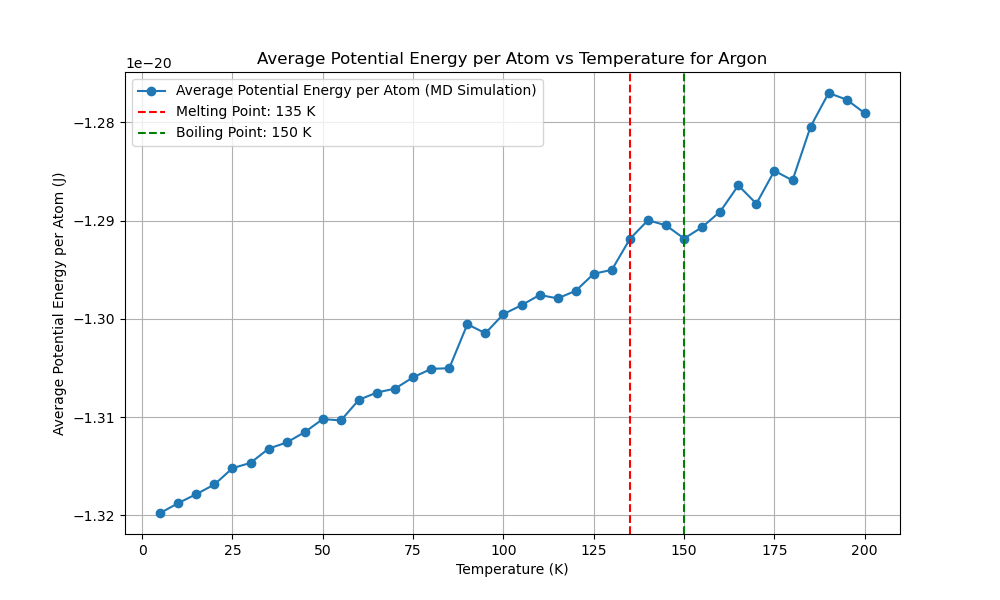

Source code (Python):
import numpy as np
import matplotlib.pyplot as plt
from scipy.optimize import minimize
from multiprocessing import Pool
import time
from reportlab.lib.pagesizes import letter
from reportlab.pdfgen import canvas
from tqdm import tqdm
from numba import njit, prange
import logging
import os

# Get the directory of the current script
script_dir = os.path.dirname(os.path.abspath(__file__))
script_base_name = os.path.splitext(os.path.basename(__file__))[0]

# Set up logging with the script's base name and directory
log_file_path = os.path.join(script_dir, f'{script_base_name}.log')
logging.basicConfig(filename=log_file_path, 
            level=logging.INFO, format='%(asctime)s:%(levelname)s:%(message)s')

EPSILON = 1.654017502e-21  
SIGMA = 3.405e-10  
MASS = 6.63e-26  
K_B = 1.38e-23 

def create_fcc_lattice(a, n):
    """Create an FCC lattice."""
    base = np.array([[0, 0, 0],
                     [0.5, 0.5, 0], [0.5, 0, 0.5], [0, 0.5, 0.5]])
    positions = np.zeros((n**3 * 4, 3))
    index = 0
    for x in range(n):
        for y in range(n):
            for z in range(n):
                offset = np.array([x, y, z])
                for b in base:
                    positions[index] = (offset + b) * a
                    index += 1
    return positions

@njit
def lennard_jones(r2):
    """Calculate the Lennard-Jones potential and force."""
    r6 = (SIGMA ** 2 / r2) ** 3
    r12 = r6 ** 2
    potential = 4 * EPSILON * (r12 - r6)
    force = 24 * EPSILON * (2 * r12 - r6) / r2
    return potential, force

@njit
def apply_pbc(position, box_length):
    """Apply periodic boundary conditions."""
    return position - box_length * np.round(position / box_length)

@njit
def custom_norm(arr, axis=1):
    """Compute the norm along a specified axis."""
    if axis == 1:
        return np.sqrt(np.sum(arr**2, axis=1))
    elif axis == 0:
        return np.sqrt(np.sum(arr**2, axis=0))
    else:
        raise ValueError("Invalid axis")

@njit(parallel=True)
def compute_forces(positions, box_length):
    """Compute forces using Lennard-Jones potential with PBC."""
    N = len(positions)
    forces = np.zeros_like(positions)
    potential_energy = 0.0

    for i in prange(N):
        for j in range(i + 1, N):
            r_vec = apply_pbc(positions[i] - positions[j], box_length)
            r2 = np.dot(r_vec, r_vec)
            if r2 < (2.5 * SIGMA) ** 2:
                potential, force = lennard_jones(r2)
                f = force * r_vec
                forces[i] += f
                forces[j] -= f
                potential_energy += potential
                
    return forces, potential_energy

@njit
def velocity_verlet_adaptive(positions,
            velocities, forces, dt, box_length, max_force_threshold=1e-13):
    """Velocity-Verlet integration with adaptive time step."""
    new_positions = positions + velocities * dt + 0.5 * forces * dt**2 / MASS
    new_positions = apply_pbc(new_positions, box_length)
    new_forces, _ = compute_forces(new_positions, box_length)
    max_force = np.max(custom_norm(new_forces, axis=1))
    
    if max_force > max_force_threshold:
        dt = max(0.9 * dt * (max_force_threshold / max_force)**0.5, 1e-16)
    
    new_velocities = velocities + 0.5 * (forces + new_forces) * dt / MASS
    return new_positions, new_velocities, new_forces, dt

@njit
def standard_verlet_adaptive(positions,
    velocities, forces, dt, box_length, max_force_threshold=1e-13):
    """Standard Verlet integration with adaptive time step."""
    new_positions = positions + velocities * dt + 0.5 * forces * dt**2 / MASS
    new_positions = apply_pbc(new_positions, box_length)
    new_forces, _ = compute_forces(new_positions, box_length)
    max_force = np.max(custom_norm(new_forces, axis=1))

    if max_force > max_force_threshold:
        dt = max(0.9 * dt * (max_force_threshold / max_force)**0.5, 1e-16)

    new_velocities = velocities + new_forces * dt / MASS
    return new_positions, new_velocities, new_forces, dt

@njit
def leapfrog_verlet_adaptive(positions,
    velocities, forces, dt, box_length, max_force_threshold=1e-13):
    """Leapfrog Verlet integration with adaptive time step."""
    half_dt = 0.5 * dt
    velocities_half = velocities + forces * half_dt / MASS
    new_positions = positions + velocities_half * dt
    new_positions = apply_pbc(new_positions, box_length)
    new_forces, _ = compute_forces(new_positions, box_length)
    max_force = np.max(custom_norm(new_forces, axis=1))

    if max_force > max_force_threshold:
        dt = max(0.9 * dt * (max_force_threshold / max_force)**0.5, 1e-16)

    new_velocities = velocities_half + new_forces * half_dt / MASS
    return new_positions, new_velocities, new_forces, dt




def adaptive_equilibration(positions, velocities, forces, dt, box_length,
                           verlet_algorithm, initial_equilibration_window=10,
                           initial_threshold=5e-25, min_threshold=5e-27,
                           max_threshold=5e-21, max_steps=100):
    """Perform adaptive equilibration with dynamic threshold and window adjustment."""
    equilibration_steps = 0
    window_size = initial_equilibration_window
    recent_potential_energies = np.zeros(window_size)
    index = 0
    forces, _ = compute_forces(positions, box_length)
    threshold = initial_threshold
    equilibration_window = initial_equilibration_window
    
    with tqdm(total=equilibration_window, desc="Equilibration") as pbar:
        while equilibration_steps < max_steps:
            positions, velocities, forces, dt = verlet_algorithm(positions,
                velocities, forces, dt, box_length)
            _, potential_energy = compute_forces(positions, box_length)
            
            recent_potential_energies[index % window_size] = potential_energy # to Reduce Ram 
            index += 1
            
            if index >= window_size:
                mean_potential_energy = np.mean(recent_potential_energies)
                std_potential_energy = np.std(recent_potential_energies)
                logging.info(f"((len(recent_p_energies) > equiwindow)) STD: {std_potential_energy:.5e}, MEAN: {mean_potential_energy:.5e}")

                # Dynamically adjust the threshold based on the standard deviation
                if std_potential_energy > threshold:
                    threshold = min(threshold * 1.5, max_threshold)
                    new_window_size = min(int(window_size * 1.00), len(recent_potential_energies) * 1.0)
                    if new_window_size > window_size:
                        recent_potential_energies = np.resize(recent_potential_energies, new_window_size)
                        window_size = new_window_size
                    logging.info(f"((std_potential_energy > threshold)) threshold: {threshold:.5e}, MEAN: {mean_potential_energy:.5e}")
                else:
                    threshold = max(threshold * 0.6, min_threshold)
                    logging.info(f"((std_potential_energy < threshold)) threshold: {threshold:.5e}, MEAN: {mean_potential_energy:.5e}")

                if std_potential_energy < threshold and np.abs(potential_energy - mean_potential_energy) < threshold:
                    logging.info(f"Equilibration completed in {equilibration_steps} steps with dt={dt:.2e}")
                    break
                
                pbar.update(1)
            equilibration_steps += 1
            if equilibration_steps % 1000 == 0:
                logging.info(f"Step {equilibration_steps}: Potential Energy = {potential_energy:.5e}, dt = {dt:.2e}")
    
    return positions, velocities, forces, dt, equilibration_steps




def run_md_for_temperature(T, seed, verlet_algorithm,
                           dt, sampling_steps=60000):
    """Run MD simulation for a single temperature using the specified Verlet algorithm."""
    np.random.seed(seed)
    a = 5.26e-10  # Initial guess for the lattice parameter
    n = 3  # Number of unit cells in each dimension
    positions = create_fcc_lattice(a, n)
    box_length = n * a  # Length of the simulation box
    N = len(positions)
    
   
    velocities = np.random.randn(N, 3) * np.sqrt(K_B * 5 / MASS)
    forces, _ = compute_forces(positions, box_length)

    # Rescale velocities to the desired temperature
    current_temperature = np.sum(MASS * np.sum(velocities**2, axis=1)) / (3 * N * K_B)
    scale_factor = np.sqrt(T / current_temperature)
    velocities *= scale_factor

    # Adaptive equilibration
    positions, velocities, forces, dt, equilibration_steps = adaptive_equilibration(
        positions, velocities, forces,
        dt, box_length, verlet_algorithm)

    logging.info(f"Equilibration steps: {equilibration_steps}")

    print(f"Equilibration steps: {equilibration_steps}")

    potential_energy = 0
    initial_total_energy = 0
    count = 0
    total_energy_drift = 0

    with tqdm(total=sampling_steps, desc="Progress") as pbar:
        potential_energy = 0
        count = 0
        total_energy_drift = 0
        initial_total_energy = None
    
        for step in range(sampling_steps):
            positions, velocities, forces, dt = verlet_algorithm(
                positions, velocities, forces, dt, box_length
            )
            kinetic_energy = 0.5 * MASS * np.sum(velocities**2)
            _, potential_energy_step = compute_forces(positions, box_length)
            total_energy = kinetic_energy + potential_energy_step
            potential_energy += potential_energy_step
    
            if step == 0:
                initial_total_energy = total_energy
    
            total_energy_drift += abs(total_energy - initial_total_energy)
            count += 1
            pbar.update(1)
            if step % 1000 == 0:
                logging.info(f"Step {step}: Kinetic Energy = {kinetic_energy:.5e}, Potential Energy = {potential_energy_step:.5e}, Total Energy = {total_energy:.5e}")
        
        average_potential_energy = potential_energy / count / N  
        energy_drift = total_energy_drift / count
    
    return dt, average_potential_energy, energy_drift

def potential_energy_for_lattice(a):
    """Calculate potential energy for a given lattice parameter."""
    positions = create_fcc_lattice(a, 3)
    box_length = 3 * a
    _, potential_energy = compute_forces(positions, box_length)
    return potential_energy

def optimize_lattice_parameter():
    """Optimize the lattice parameter."""
    initial_guesses = np.linspace(5e-10, 6e-10, 1000)
    results = [minimize(potential_energy_for_lattice,
                        [guess], bounds=[(5e-10, 6e-10)]) for
               guess in initial_guesses]
    best_result = min(results, key=lambda x: x.fun)
    return best_result.x[0]

def test_time_steps(T, seed, verlet_algorithm,
                    time_steps, sampling_steps=60000):
    """Test different time steps."""
    with Pool(16) as pool:
        args = [(T, seed, verlet_algorithm,
                 dt, sampling_steps) for dt in time_steps]
        results = pool.starmap(run_md_for_temperature, args)
    return results

def run_preliminary_steps_parallel(temperatures, seeds,
                   verlet_algorithms, algorithm_names, 
               time_steps, preliminary_steps):
    """Run preliminary steps sequentially."""
    results = []
    for alg in verlet_algorithms:
        alg_results = []
        for T, seed, dt in zip(temperatures, seeds, time_steps):
            result = run_md_for_temperature(T, seed, alg,
                                            dt, preliminary_steps)
            alg_results.append(result)
        results.append(alg_results)
    
    potential_energies_per_algorithm = []
    energy_drifts_per_algorithm = []
    best_time_steps = []

    for i, alg_results in enumerate(results):
        if len(alg_results) == 0:
            print(f"No results for algorithm {algorithm_names[i]}")  
            logging.warning(f"No results for algorithm {algorithm_names[i]}")
            
            continue
        potential_energies = [res[1] for res in alg_results]
        energy_drifts = [res[2] for res in alg_results]
        best_time_step = time_steps[np.argmin([res[2] for res in alg_results])]
        
        potential_energies_per_algorithm.append(np.mean(potential_energies))
        energy_drifts_per_algorithm.append(np.mean(energy_drifts))
        best_time_steps.append(best_time_step)
    
    return potential_energies_per_algorithm, energy_drifts_per_algorithm, best_time_steps



def find_best_sampling_steps(T, seed, verlet_algorithm,
                time_step, sampling_step_range):
    """Find the best sampling steps."""
    results = []
    for sampling_steps in sampling_step_range:
        dt, potential_energy, energy_drift = run_md_for_temperature(T, seed,
                            verlet_algorithm, time_step, sampling_steps)
        results.append((sampling_steps, potential_energy, energy_drift))
    return results






def find_critical_boiling_melting_points(temperatures, potential_energies):
    # Compute the first and second derivatives
    first_derivative = np.gradient(potential_energies, temperatures)
    second_derivative = np.gradient(first_derivative, temperatures)
    
    # Critical point: maximum in the second derivative
    critical_point_index = np.argmax(second_derivative)
    critical_point = temperatures[critical_point_index]

    # Boiling point: second highest in the second derivative before the critical point
    pre_critical_second_derivative = second_derivative[:critical_point_index]
    boiling_point_index = np.argmax(pre_critical_second_derivative)
    boiling_point = temperatures[boiling_point_index]

    # Melting point: maximum in the first derivative before the boiling point
    pre_boiling_first_derivative = first_derivative[:boiling_point_index]
    melting_point_index = np.argmax(pre_boiling_first_derivative)
    melting_point = temperatures[melting_point_index]

    return melting_point, boiling_point, critical_point








def plot_potential_energy_vs_temperature(temperatures, potential_energies, melting_point, boiling_point, critical_point):
    plt.figure(figsize=(10, 6))
    plt.plot(temperatures, potential_energies, marker='o', linestyle='-', label='Average Potential Energy (MD Simulation)')
    plt.xlabel('Temperature (K)')
    plt.ylabel('Average Potential Energy (J)')
    plt.title('Average Potential Energy vs Temperature for Argon')

    if melting_point is not None:
        plt.axvline(melting_point, color='r', linestyle='--', label=f'Melting Point: {melting_point} K')
    if boiling_point is not None:
        plt.axvline(boiling_point, color='g', linestyle='--', label=f'Boiling Point: {boiling_point} K')
    if critical_point is not None:
        plt.axvline(critical_point, color='b', linestyle='--', label=f'Critical Point: {critical_point} K')
    
    plt.legend()
    plt.grid(True)
    plt.show()








def generate_pdf_report(melting_point, boiling_point, a_opt, temperatures, potential_energies, runtime, best_algorithm_name, best_time_step, reason):
    script_base_name = os.path.splitext(os.path.basename(__file__))[0]
    filename = os.path.join(script_dir, f"{script_base_name}.pdf")
    plot_filename = os.path.join(script_dir, f"{script_base_name}.png")

    c = canvas.Canvas(filename, pagesize=letter)
    width, height = letter

    c.drawString(50, height - 50, "Molecular Dynamics Simulation Report")
    c.drawString(50, height - 70, f"Optimized Lattice Parameter: {a_opt:.4e} m")
    if melting_point is not None:
        c.drawString(50, height - 90, f"Melting Point: {melting_point} K")
    if boiling_point is not None:
        c.drawString(50, height - 110, f"Boiling Point: {boiling_point} K")
    c.drawString(50, height - 130, f"Total Runtime: {runtime:.2f} seconds")
    c.drawString(50, height - 150, f"Best Verlet Algorithm: {best_algorithm_name}")
    c.drawString(50, height - 170, f"Best Time Step: {best_time_step:.2e} s")

    reason_text = f"Reason: {reason}"
    max_chars_per_line = 78
    wrapped_reason = "\n".join([reason_text[i:i + max_chars_per_line] for i in range(0, len(reason_text), max_chars_per_line)])
    for i, line in enumerate(wrapped_reason.split('\n')):
        c.drawString(50, height - 190 - i * 20, line)

    plt.figure(figsize=(10, 6))
    plt.plot(temperatures, potential_energies, marker='o', linestyle='-', label='Average Potential Energy per Atom (MD Simulation)')
    plt.xlabel('Temperature (K)')
    plt.ylabel('Average Potential Energy per Atom (J)')
    plt.title('Average Potential Energy per Atom vs Temperature for Argon')
    if melting_point is not None:
        plt.axvline(melting_point, color='r', linestyle='--', label=f'Melting Point: {melting_point} K')
    if boiling_point is not None:
        plt.axvline(boiling_point, color='g', linestyle='--', label=f'Boiling Point: {boiling_point} K')
    plt.legend()
    plt.grid(True)
    plt.savefig(plot_filename)
    plt.close()

    try:
        c.drawImage(plot_filename, 50, 200, width=500, height=300)
    except FileNotFoundError:
        logging.error(f"File {plot_filename} not found. Skipping image in the PDF report.")

    c.save()



def main():
    """Main function to run the MD simulation."""
    start_time = time.time()

    a_opt = optimize_lattice_parameter()
    print(f"Optimized lattice parameter: {a_opt}")
    logging.info(f"Optimized lattice parameter: {a_opt}")

    temperatures = np.arange(5, 205, 5)
    preliminary_temperatures = np.arange(5, 205, 90)

    time_steps = [1e-14
        # 1e-15, 5e-16, 1e-16, 5e-15
    ]

    seeds = np.random.randint(0, 10000, len(temperatures))
    preliminary_seeds = np.random.randint(0, 10000, len(preliminary_temperatures))

    verlet_algorithms = [
        velocity_verlet_adaptive,
        standard_verlet_adaptive,
        leapfrog_verlet_adaptive
    ]
    algorithm_names = [
        "Velocity-Verlet (Adaptive)",
        "Standard Verlet (Adaptive)",
        "Leapfrog Verlet (Adaptive)"
    ]

    preliminary_steps = 80
    potential_energies_per_algorithm, energy_drifts_per_algorithm, best_time_steps = run_preliminary_steps_parallel(
        preliminary_temperatures,
        preliminary_seeds,
        verlet_algorithms,
        algorithm_names, time_steps, preliminary_steps)

    if not potential_energies_per_algorithm or not energy_drifts_per_algorithm or not best_time_steps:
        print("Error: No valid preliminary results obtained.")
        logging.error("No valid preliminary results obtained.")
        return

    best_algorithm_index = np.argmin([pe + ed for pe, ed in zip(potential_energies_per_algorithm, energy_drifts_per_algorithm)])
    best_verlet_algorithm = verlet_algorithms[best_algorithm_index]
    best_algorithm_name = algorithm_names[best_algorithm_index]
    best_time_step = best_time_steps[best_algorithm_index]
    reason = (f"Lowest average potential energy ({potential_energies_per_algorithm[best_algorithm_index]:.2e} J) "
              f"and minimal energy drift ({energy_drifts_per_algorithm[best_algorithm_index]:.2e} J) "
              f"during preliminary simulation.")
    print(f"Best Verlet algorithm: {best_algorithm_name}")
    print(f"Best time step: {best_time_step}")

    sampling_step_range = [100,300,500
        # 20000, 40000, 60000
        ]
    
    
    sampling_results = []
    for T, seed in zip(preliminary_temperatures, preliminary_seeds):
        results = find_best_sampling_steps(T, seed, best_verlet_algorithm, best_time_step, sampling_step_range)
        sampling_results.extend(results)

    for sampling_steps, potential_energy, energy_drift in sampling_results:
        print(f"Sampling steps: {sampling_steps}, Potential energy: {potential_energy:.2e} J, Energy drift: {energy_drift:.2e} J")
        logging.info(f"Sampling steps: {sampling_steps}, Potential energy: {potential_energy:.2e} J, Energy drift: {energy_drift:.2e} J")

    best_sampling_steps = min(sampling_results, key=lambda x: x[2])[0]
    print(f"Best sampling steps: {best_sampling_steps}")
    logging.info(f"Best sampling steps: {best_sampling_steps}")



    with Pool(16) as pool:
        results = pool.starmap(run_md_for_temperature, [(T, seed, best_verlet_algorithm, best_time_step, best_sampling_steps) for T, seed in zip(temperatures, seeds)])

    dts, potential_energies, energy_drifts = zip(*results)

    end_time = time.time()
    runtime = end_time - start_time
    print(f"Runtime: {runtime:.2f} seconds")

    melting_point, boiling_point, critical_point = find_critical_boiling_melting_points(temperatures, potential_energies)

    logging.info(f"Detected Melting Point: {melting_point} K")
    logging.info(f"Detected Boiling Point: {boiling_point} K")
    logging.info(f"Detected Critical Point: {critical_point} K")

    plot_potential_energy_vs_temperature(temperatures, potential_energies, melting_point, boiling_point, critical_point)

    generate_pdf_report(melting_point, boiling_point, a_opt, temperatures, potential_energies, runtime, best_algorithm_name, best_time_step, reason)



if __name__ == "__main__":
    main()
